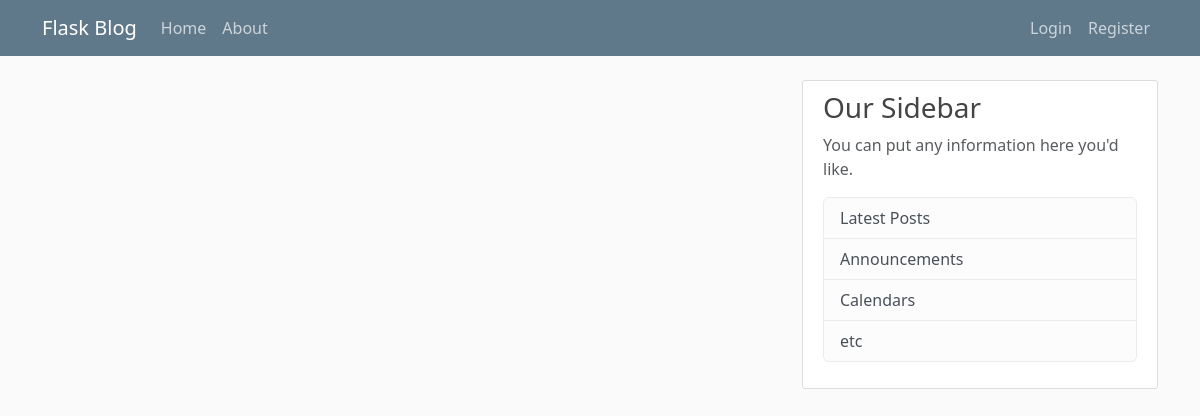
The app's page /home, older data.
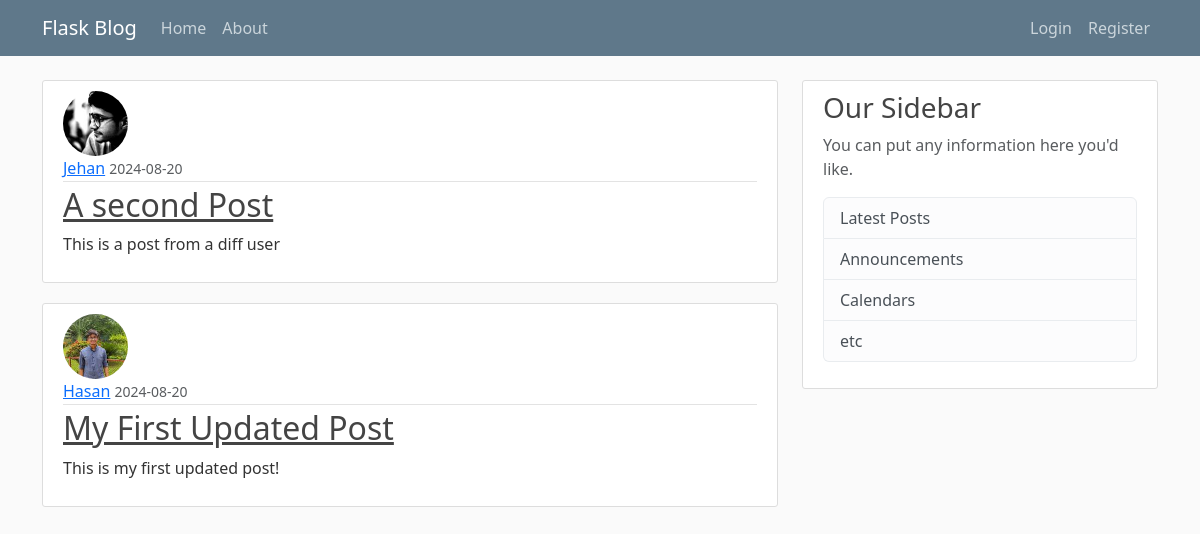
The same page, newer data.
### flaskBlog/models.py (models this page shows, shortened)
class Post(db.Model):
    id = db.Column(db.Integer, primary_key=True)
    title = db.Column(db.String(100), nullable=False)
    date_posted = db.Column(db.DateTime, nullable=False, default=datetime.utcnow)
    content = db.Column(db.Text, nullable=False)
    user_id = db.Column(db.Integer, db.ForeignKey('user.id'),nullable=False)

class User(db.Model, UserMixin):
    id = db.Column(db.Integer, primary_key=True)
    username = db.Column(db.String(20), unique=True, nullable=False)
    email = db.Column(db.String(120), unique=True, nullable=False)
    image_file = db.Column(db.String(20), nullable=False, default = 'default.jpg')
    password = db.Column(db.String(60),nullable=False)
    post = db.relationship('Post',backref='author',lazy=True)

### flaskBlog/main/routes.py (the view)
@main.route('/')
@main.route('/home')
def home():
    page = request.args.get('page',1,type=int)
    posts = Post.query.order_by(Post.date_posted.desc()).paginate(page=page, per_page=5)
    return render_template('home.html',posts=posts)

### flaskBlog/templates/home.html
{% extends "layout.html" %}
{% block content %}
    {% for post in posts %}
        <article class="media content-section">
            <img class="rounded-circle article-img" src="{{ url_for('static', filename='profile_pics/' + post.author.image_file) }}">
            <div class="media-body">
                <div class="article-metadata">
                  <a class="mr-2" href="#">{{ post.author.username }}</a>
                  <small class="text-muted">{{ post.date_posted.strftime('%Y-%m-%d') }}</small>
                </div>
                <h2><a class="article-title" href="{{ url_for('post',post_id=post.id) }}">{{ post.title }}</a></h2>
                <p class="article-content">{{ post.content }}</p>
              </div>
        </article>
    {% endfor %}
{% endblock content%}

Row changes from the older to the newer data that the page shows:
added Post: image_file (picture), author.username "Jehan", date_posted "2024-08-20", title "A second Post", content "This is a post from a diff user"
added Post: image_file (picture), author.username "Hasan", date_posted "2024-08-20", title "My First Updated Post", content "This is my first updated post!"
